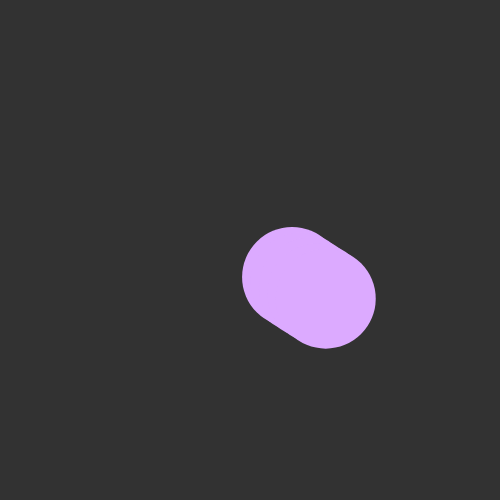
Frame 1 (no input)
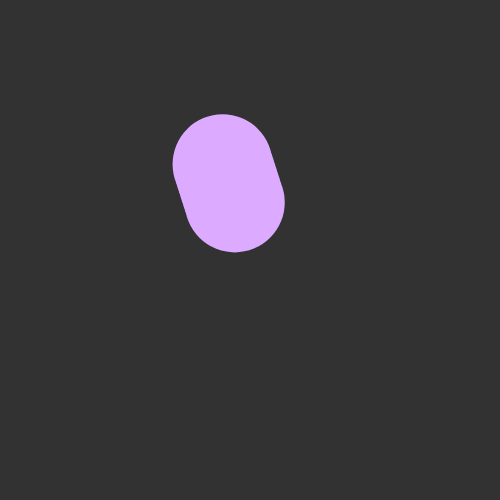
Frame 60 (no input)
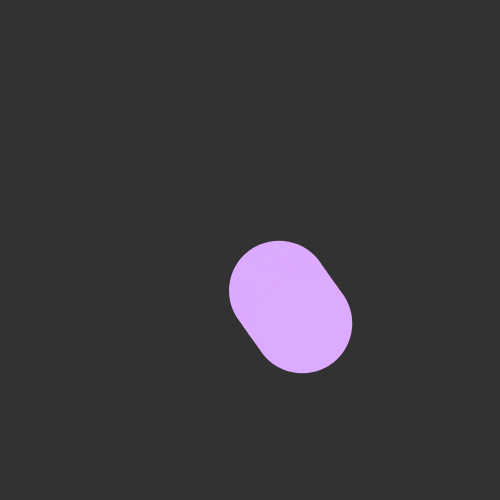
Frame 120 (the mouse pressed at the canvas centre since frame 60)

The p5.js sketch that drew these frames (run headless with seeded random() and noise() and a simulated clock; from frame 60 on, the mouse is pressed at the canvas centre):

// p5.js sketch
// ── sketch.js
function setup(){
    createCanvas(500, 500);
}

function draw(){
    background(50);

    fill(220, 170, 255);
    noStroke();

    for(let i = 0; i < 5; i++){
        let radius = 50 + i * 10;

        let x = 250 + radius * sin(frameCount);
        let y = 250 + radius * cos(frameCount);

        circle(x, y, 100);
    }
}
// ── sketch2.js
let multipleSketch = function(p) {
  p.setup = function() {
    p.createCanvas(500, 500);
  };

  p.draw = function() {
    p.background(50);
    p.fill(220, 170, 255);
    p.noStroke();

    for (let i = 0; i < 5; i++) {
      let radius = 50 + i * 10;

      let x = 250 + radius * Math.sin(p.frameCount);
      let y = 250 + radius * Math.cos(p.frameCount);

      p.circle(x, y, 100);
    }
  };
};

new p5(multipleSketch, 'multiple-sketch');
